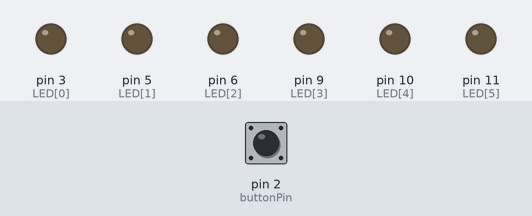
Bench run of a sketch on a simulated Arduino Uno, built with avr-gcc and run on an emulated ATmega328P. Shown: output pins drawn as LEDs (lit = HIGH). Dashed ring = blinking. The inputs (shaded band) are chosen by the test bench; at power-on: pin 2 (buttonPin) HIGH.

Above: at 1.2 s.
1.3 s: pin 2 (buttonPin) pulled LOW for 1 s
At 3.5 s:
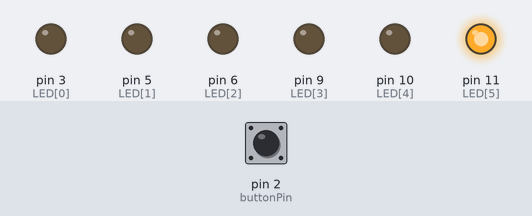
4.3 s: pin 2 (buttonPin) pulled LOW for 0.15 s
At 5.2 s:
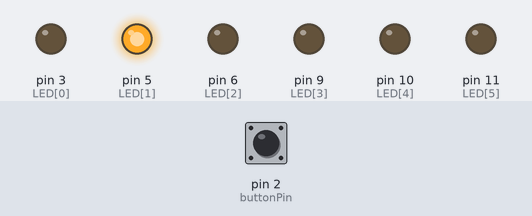
6.0 s: pin 2 (buttonPin) pulled LOW for 3.2 s
At 10.0 s:
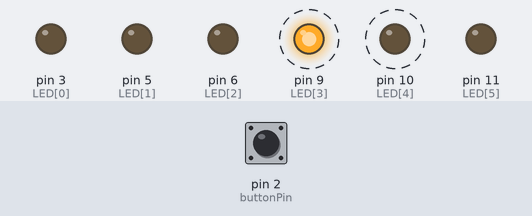
Timing chart, 0 to 11.5 s (numbered marks = the images above; inputs shaded):
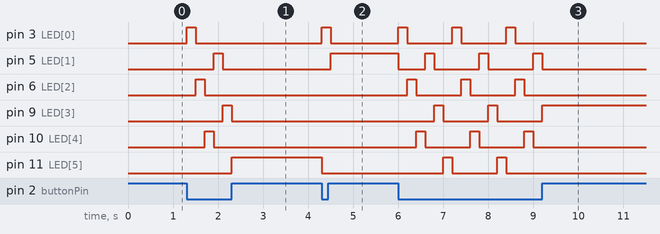

Measured:
- after the input at 1.3 s, pin 3 (LED[0]): LOW → HIGH at once, → LOW 0.20 s later; pin 5 (LED[1]): LOW → HIGH after 0.60 s, → LOW 0.20 s later; pin 6 (LED[2]): LOW → HIGH after 0.20 s, → LOW 0.20 s later; pin 9 (LED[3]): LOW → HIGH after 0.80 s, → LOW 0.20 s later; pin 10 (LED[4]): LOW → HIGH after 0.40 s, → LOW 0.20 s later
- after the input at 4.3 s, pin 3 (LED[0]): LOW → HIGH at once, → LOW 0.20 s later; pin 5 (LED[1]): LOW → HIGH after 0.20 s; pin 11 (LED[5]): HIGH → LOW at once
- after the input at 6.0 s, pin 3 (LED[0]): alternates HIGH for 0.20 s and LOW for 1.0 s, 6 changes in all, then stays LOW, starting at once; pin 5 (LED[1]): HIGH → LOW at once, then repeats every 1.2 s: HIGH 0.20 s, LOW 1.0 s, until it stays LOW from 9.2 s

The sketch:

Arduino_button_test_23.12.22.ino
```cpp
/*
//버튼 눌러서 시리얼 신호받기
void setup() {
  // put your setup code here, to run once:
  Serial.begin(115200);
}

void loop() {
  // put your main code here, to run repeatedly:
  if(Serial.available()) {
    char userInput = Serial.read();
    Serial.print(userInput);
  }
}

//입력값 출력 통신
void setup() {
  Serial.begin(115200);
}

void loop() {
  if(Serial.available()) {
    int userInput = Serial.read();

    switch(userInput) {
      case '1' :
        Serial.println(1);
        break;
      case '2' :
        Serial.println(2);
        break;
      case '3' :
        Serial.println(3);
        break;
      default:
        break;
    }
  }
}

//입력 값에 따라 점차 밝아지기
const int LED = 9;

void setup() {
  Serial.begin(115200);
}

void loop() {
  if(Serial.available()) {
    int userInput = Serial.read();

    switch(userInput) {
      case '0' : analogWrite(LED, 0); break;
      case '1' : analogWrite(LED, 25); break;
      case '2' : analogWrite(LED, 50); break;
      case '3' : analogWrite(LED, 75); break;
      case '4' : analogWrite(LED, 100); break;
      case '5' : analogWrite(LED, 125); break;
      case '6' : analogWrite(LED, 150); break;
      case '7' : analogWrite(LED, 175); break;
      case '8' : analogWrite(LED, 200); break;
      case '9' : analogWrite(LED, 225); break;
      default : break;
    }
  }
}

*/

/*
//풀업, 풀다운
int pushButton = 8;

void setup() {
  Serial.begin(115200);
  pinMode(pushButton, INPUT_PULLUP);
}

void loop() {
  int buttonState = digitalRead(pushButton);
  Serial.println(buttonState);
}

*/
/*
//버튼 값에 따라 LED 켜지기
const int ledPin1 = 10;
const int ledPin2 = 11;
const int pushButton1 = 2;
const int pushButton2 = 3;

void setup() {
  Serial.begin(115200);
  pinMode(pushButton1, INPUT_PULLUP);
  pinMode(pushButton2, INPUT_PULLUP);
}

void loop() {
  int buttonState1 = digitalRead(pushButton1);
  if(buttonState1 == LOW) {
    for(int t_high=0; t_high<=255; t_high++) {
      analogWrite(ledPin1, t_high);
      delay(10);
      }
    }
  else {
    analogWrite(ledPin1, 0);
  }
  int buttonState2 = digitalRead(pushButton2);
  if(buttonState2 == LOW) {
    for(int t_high=0; t_high<=255; t_high++) {
      analogWrite(ledPin2, t_high);
      delay(10);
      }
    }
  else {
    analogWrite(ledPin2, 0);
  }
}
*/

/*
//버튼 누르는 동안 순서대로 깜빡이기(슬롯머신)
const unsigned int LED[6] = { 3, 5, 6, 9, 10, 11 };
const int buttonPin = 2;

void setup() {
  for(int x=0; x<=5; x++) {
    pinMode(LED[x], OUTPUT);
  }
  pinMode(buttonPin, INPUT_PULLUP);
}

void loop() {
  int buttonInput = digitalRead(buttonPin);
  if(buttonInput == LOW) {
    for(int x=0; x<=5; x++) {
      for(int x=0; x<=5; x++) {
        digitalWrite(LED[x], LOW);
        }
      digitalWrite(LED[x], HIGH);
      buttonInput = digitalRead(buttonPin);
      if(buttonInput == HIGH) break;

      delay(50);
    }
  }
}
*/

//버튼 누르는 동안 순서대로 깜빡이기(슬롯머신) + 징검다리
const unsigned int LED[6] = { 3, 5, 6, 9, 10, 11 };
const int buttonPin = 2;

void setup() {
  for(int x=0; x<=5; x++) {
    pinMode(LED[x], OUTPUT);
  }
  pinMode(buttonPin, INPUT_PULLUP);
}

void loop() {
  int buttonInput = digitalRead(buttonPin);
  if(buttonInput == LOW) {
    for(int x=0; x<=5; x+=2) {
      for(int x=0; x<=5; x++) {
        digitalWrite(LED[x], LOW);
        }
      digitalWrite(LED[x], HIGH);
      buttonInput = digitalRead(buttonPin);
      if(buttonInput == HIGH) break;
      delay(200);
    }
    for(int x=1; x<=5; x+=2) {
      for(int x=0; x<=5; x++) {
        digitalWrite(LED[x], LOW);
        }
      digitalWrite(LED[x], HIGH);
      buttonInput = digitalRead(buttonPin);
      if(buttonInput == HIGH) break;
      delay(200);
    }
  }
}
```
